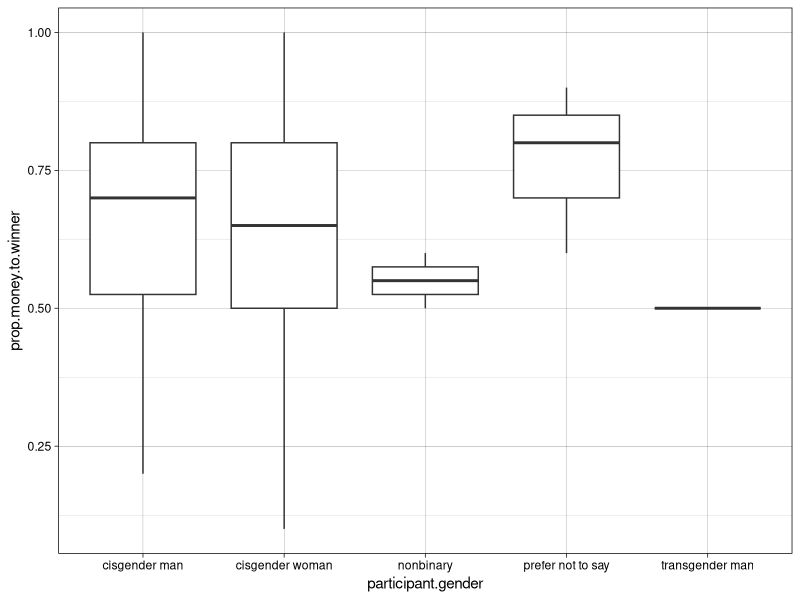
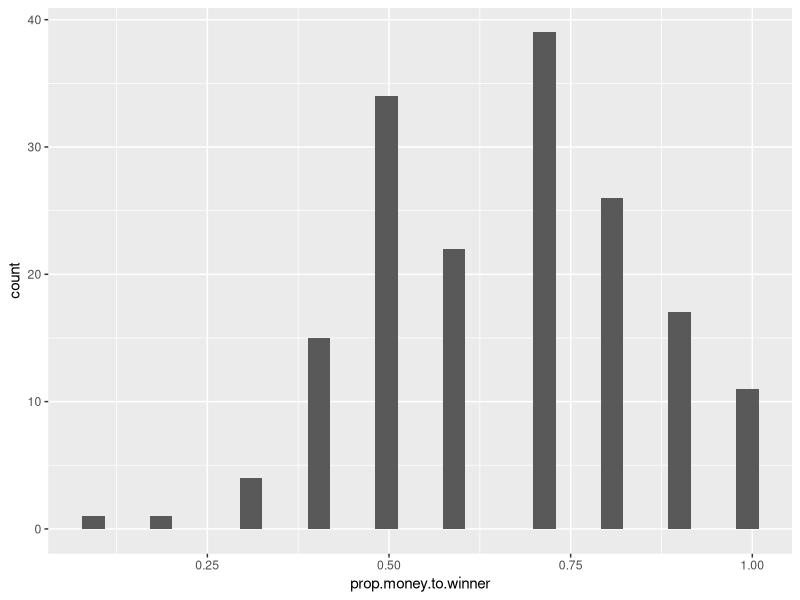
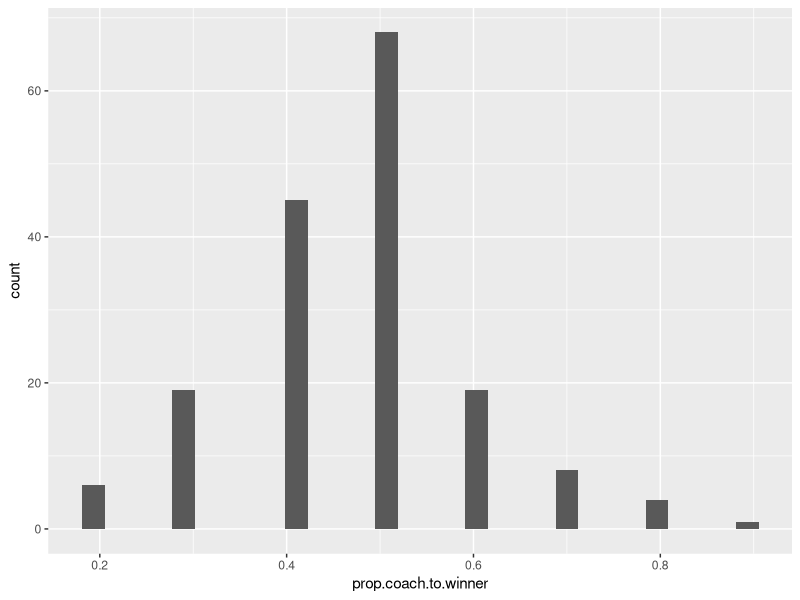
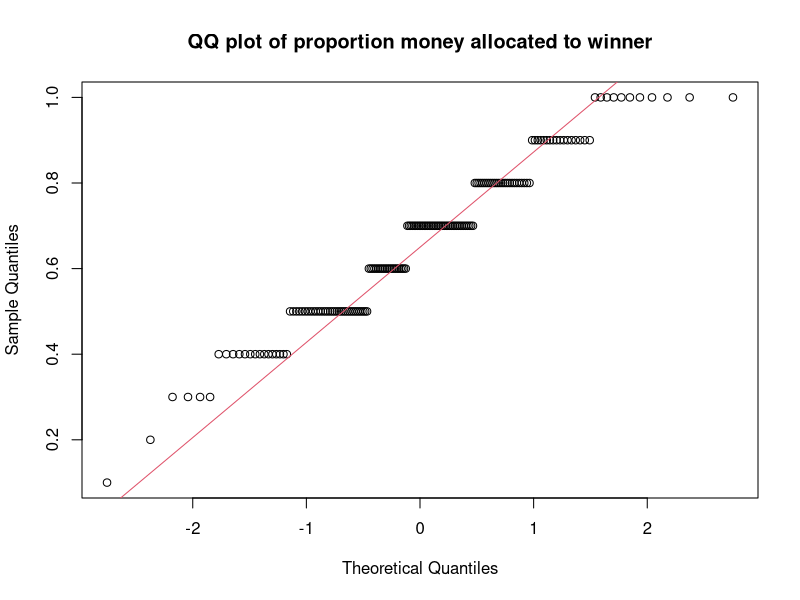
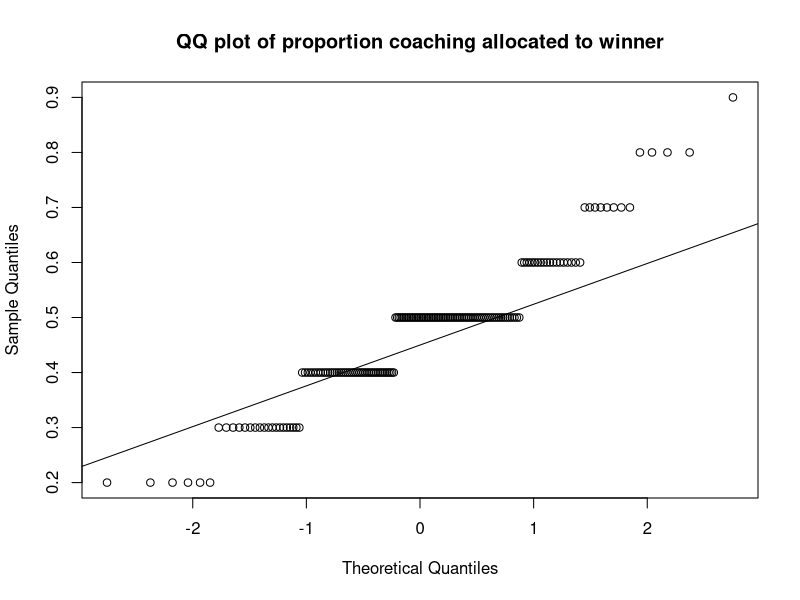
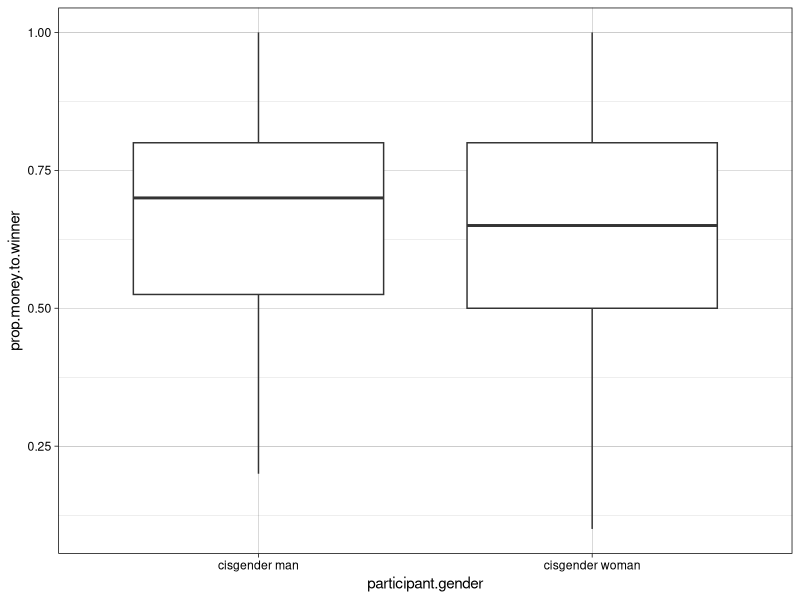
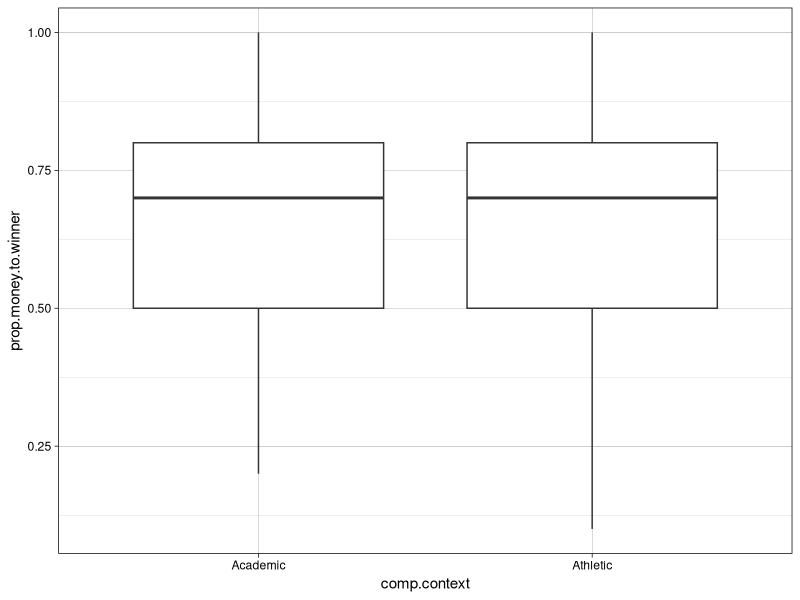
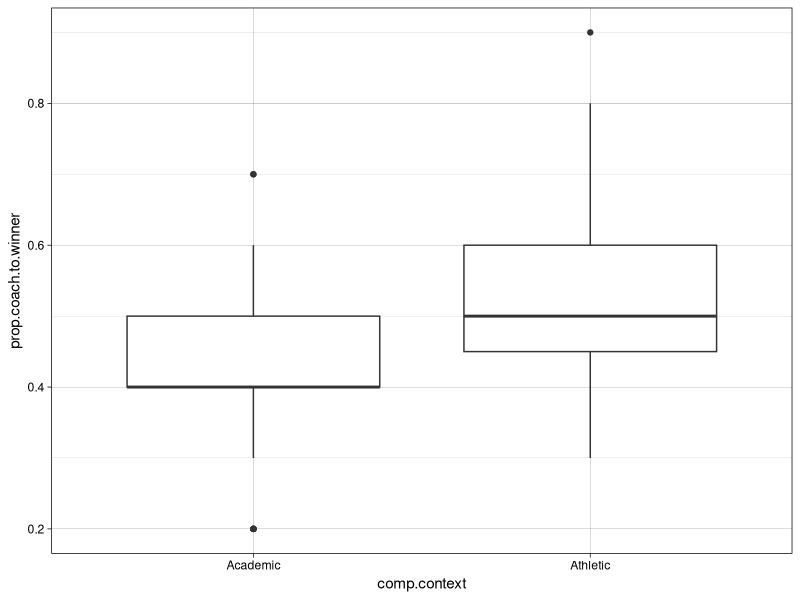

R code for these plots, in order:
# Noah Smith QMEE HW2

library(tidyverse)
setwd("/Users/noahsmith/QMEE")
WLdata <- read_csv("QMEE_WL_social_data.csv")
View(WLdata)
print(WLdata)

# One immediate issue is that the column "participant.gender" includes 
# a total of 170 responses and 5 levels (cisgender man, cisgender woman, 
# nonbinary, transgender man, and prefer not to say)
# However, the overwhelming majority of the responses are "cisgender man" 
# and "cisgender woman". 

num.cis.man <- (WLdata$participant.gender == "cisgender man")
print(sum(num.cis.man)) 

# we have 58 responses that are "cisgender man"

num.cis.woman <- (WLdata$participant.gender == "cisgender woman")
print(sum(num.cis.woman))

# we have 106 responses that are "cisgender woman"

print(length(WLdata$participant.gender))

# 164 out of 170 people responded "cisgender man" or "cisgender woman" within our 
# gender factor. When plotting these data, then, the low power of the three less chosen recorded
# categories ("prefer not to say", "nonbinary", and "transgender man") means they will will not be very 
# informative if they are plotted. From the below plot, which includes all 5 levels of our 
# "participant.gender" factor, we see how irregular the distributions for these 3 categories 
# are in our response variable "prop.money.to.winner"

library(ggplot2)
ggplot(WLdata, aes(x = participant.gender, y = prop.money.to.winner)) + geom_boxplot() + theme_linedraw()

# Therefore, it may be worthwhile to create a plot that does not include these three levels of the factor.
# I am creating a dataframe that includes only "cisgender man" and "cisgender woman" in the gender category, 
# since the low power of the other three categories doesn't provide enough reliability.

WLdata_cis_only = WLdata[WLdata$participant.gender == "cisgender man" | WLdata$participant.gender == "cisgender woman",]
View(WLdata_cis_only)

# I can check that the 6 non-cisgender responses have been removed by taking the length of my 
# "participant.gender" column

print(length(WLdata_cis_only$participant.gender))

# It is 164, indicating that the 6 unwanted responses have been eliminated. Now, 
# we can replot the boxplot using our new dataframe, and we will only see the two 
# cisgender responses.

## we can also check in general if there are any errors with the dataset

problems(WLdata)

## the problems() function indicates nothing is wrong or abnormal (no NAs, odd values, etc.)

# we can also check the distributions of our response variables using a histogram

histo.money.to.winner <- ggplot(WLdata, aes(prop.money.to.winner)) + geom_histogram()
print(histo.money.to.winner)

# based on this histogram, the "money.to.winner" dependent variable is left skewed, towards the upper bound of 1.

histo.coaching.to.winner <- ggplot(WLdata, aes(prop.coach.to.winner)) + geom_histogram()
print(histo.coaching.to.winner)

# based on this histogram, the response variable "proportion.coach.to.winner" is right skewed, towards the lower bound of 0.

# we can also observe the normality of these variables using QQ plots, 
prop.money.to.winner = WLdata$prop.money.to.winner
qqnorm(y = prop.money.to.winner, main = "QQ plot of proportion money allocated to winner")
qqline(y = prop.money.to.winner, col = 2)

prop.coach.to.winner = WLdata$prop.coach.to.winner
qqnorm(y = prop.coach.to.winner, main = "QQ plot of proportion coaching allocated to winner")
qqline(y = prop.coach.to.winner)

# our money plot deviates slightly from the line, and our coaching plot deviates strongly from the line, indicating that 
# they might be non-normal. To statistically test this, we can conduct a shapiro-wilks test on the residuals of the two dependent variables

lm_money_to_winner <- lm(prop.money.to.winner ~ winner.name, data = WLdata)
shapiro.test(residuals(lm_money_to_winner))

lm_coach_to_winner <- lm(prop.coach.to.winner ~ winner.name, data = WLdata)
shapiro.test(residuals(lm_coach_to_winner))

# According to these shapiro-wilks tests, neither of these response variables are normally distributed, indicating that we should 
# use non-parametric tests when eventually performing statistical tests on them.

ggplot(WLdata_cis_only, aes(x = participant.gender, y = prop.money.to.winner)) + geom_boxplot() + theme_linedraw()

ggplot(WLdata_cis_only, aes(x = comp.context, y = prop.money.to.winner)) + geom_boxplot() + theme_linedraw()

ggplot(WLdata_cis_only, aes(x = comp.context, y = prop.coach.to.winner)) + geom_boxplot() + theme_linedraw()

# academic prop coaching hours is skewed low



